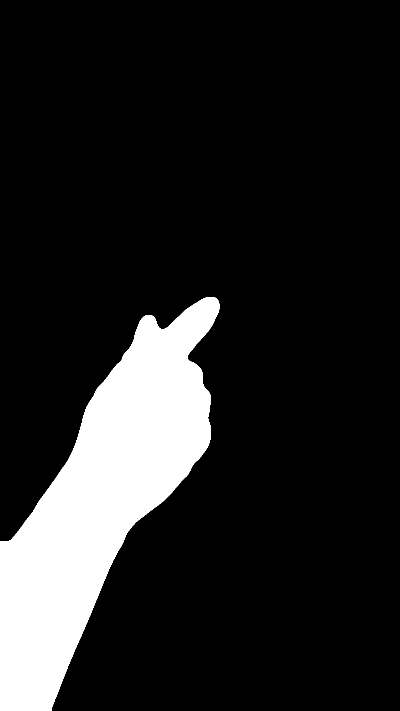
#> input picture ugc/fusou-vanity/v3ab/hand_mask.png, 800 x 1422 px, given in place of BEDROOM_WIDE_drive_v2.png, which was not available (shown at 1/2 size)
$ python hand_bedroom.py hand_mask.png hand_mask.png 1.0 hand_mask.png 1.0
#> lines starting #> are read from the running program, lines starting #| are printed output that depends on the picture; after the words box and inside, x2 and y2 are one past the last pixel; in counts of white or black regions, pixels touching at a corner belong together; pictures that were not available may be replaced by others from this repository, and a replacement may not be noted
"""Free pointing-hand clips on the REAL BEDROOM wide (stills/BEDROOM_WIDE_drive_v2.png, from the approved Drive Video 2). Ralph 2026-10-04: all free.
The small hand (Grace's hand from stills/P1.png, eroded mask, no halo) slides in from the frame edge, points at the lit mirror (P1, left edge) or the full-length mirror (P2, right edge), holds, slides out.
2.5D move: background and hand zoom at different rates (parallax) + slight handheld sway. Camera never reveals a forearm: the wrist sits on the frame edge.
  python3 v3ab/hand_bedroom.py P1 clips/P1_O1.mp4 3.0 clips/O1.mp4 0   (hand over a 3D clip)  |  python3 v3ab/hand_bedroom.py P1 clips/P1_bed.mp4 4.0     |     python3 v3ab/hand_bedroom.py P2 clips/P2_bed.mp4 2.0   (run from ugc/fusou-vanity)"""
import math, subprocess, sys
import cv2, numpy as np
which, out, dur = sys.argv[1], sys.argv[2], float(sys.argv[3]); W, H, FPS = 720, 1280, 24
VID = sys.argv[4] if len(sys.argv) > 4 else None; VSS = float(sys.argv[5]) if len(sys.argv) > 5 else 0.0   # 2026-10-05 motion redo: hand over a REAL 3D camera clip (the hand moves with the camera, like the hand of whoever holds the phone)
cap = None
if VID: cap = cv2.VideoCapture(VID); cap.set(cv2.CAP_PROP_POS_FRAMES, round(VSS * FPS))
BG = cv2.imread("stills/BEDROOM_WIDE_drive_v2.png"); P = cv2.imread("stills/P1.png"); Hm = cv2.imread("v3ab/hand_mask.png", 0)
#> further down, BG is the input picture: shape (1422, 800, 3); 13.9% white; 1 white region, box (x1, y1, x2, y2) and area: (0, 594, 439, 1422) 157789
S, ANG, A = 0.495, -20, (230, 1000)                                           # scale into the 720x1280 frame; rotate the finger toward the mirror; wrist anchor in P1 coords
dst = (-6, 820) if which == "P1" else (-6, 820)
M = cv2.getRotationMatrix2D(A, ANG, S); M[0, 2] += dst[0] - A[0]; M[1, 2] += dst[1] - A[1]
hp = cv2.warpAffine(P, M, (W, H), flags=cv2.INTER_AREA); hm = (cv2.warpAffine(Hm, M, (W, H), flags=cv2.INTER_AREA) > 127).astype(np.uint8)
#> after `hp = cv2.warpAffine(P, M, (W, H), flags=cv2.INTER_AREA)`:
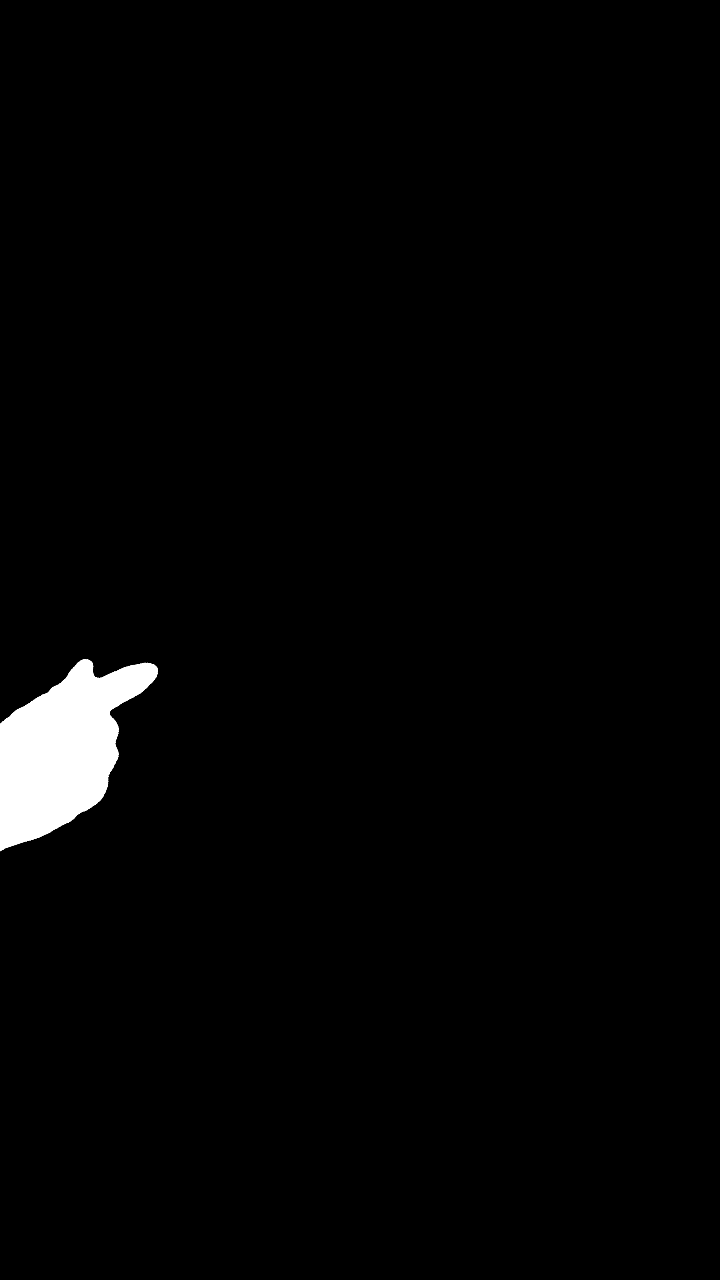
#> hp: shape (1280, 720, 3); min 0, max 255, mean 4.7
#> after `hm = (cv2.warpAffine(Hm, M, (W, H), flags=cv2.INTER_AREA) > 127).astyp`: hm: shape (1280, 720); values 0 (black) and 1 (white), 1.8% white; 1 white region, box (x1, y1, x2, y2) and area: (0, 659, 158, 851) 17027
hm = cv2.erode(hm, cv2.getStructuringElement(cv2.MORPH_ELLIPSE, (19, 19)))
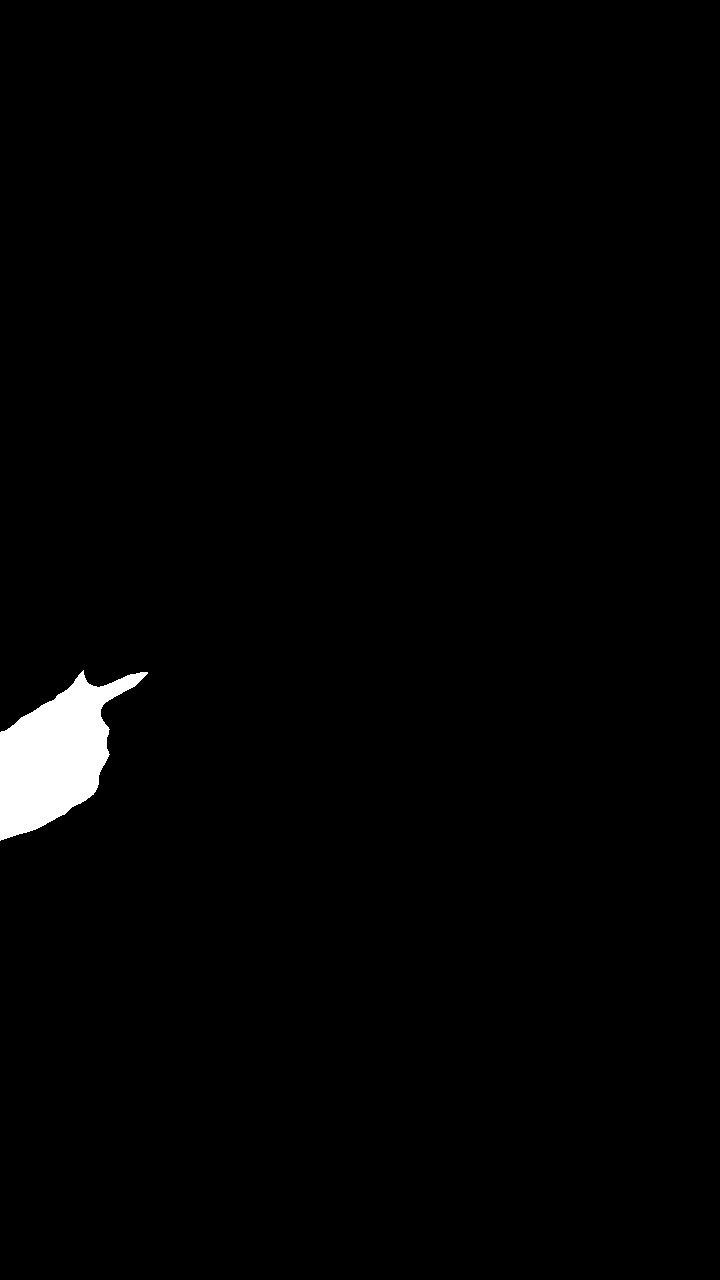
#> hm: shape (1280, 720); values 0 (black) and 1 (white), 1.4% white; 1 white region, box (x1, y1, x2, y2) and area: (0, 670, 148, 841) 12831
hsv = cv2.cvtColor(hp, cv2.COLOR_BGR2HSV); white = ((hsv[..., 2] > 195) & (hsv[..., 1] < 45)).astype(np.uint8)          # near-white patches = the old photo showing through (knuckle gaps, rim): not skin
#> after `hsv = cv2.cvtColor(hp, cv2.COLOR_BGR2HSV)`: hsv: shape (1280, 720, 3); mean H, S, V 0, 0, 4.7
#> after `white = ((hsv[..., 2] > 195) & (hsv[..., 1] < 45)).astype(np.uint8)`: white: shape (1280, 720); values 0 (black) and 1 (white), 1.8% white; 1 white region, box (x1, y1, x2, y2) and area: (0, 659, 158, 851) 16951
core = cv2.erode(hm, cv2.getStructuringElement(cv2.MORPH_ELLIPSE, (25, 25)))                                              # deep inside the hand: keep everything (white French tips!)
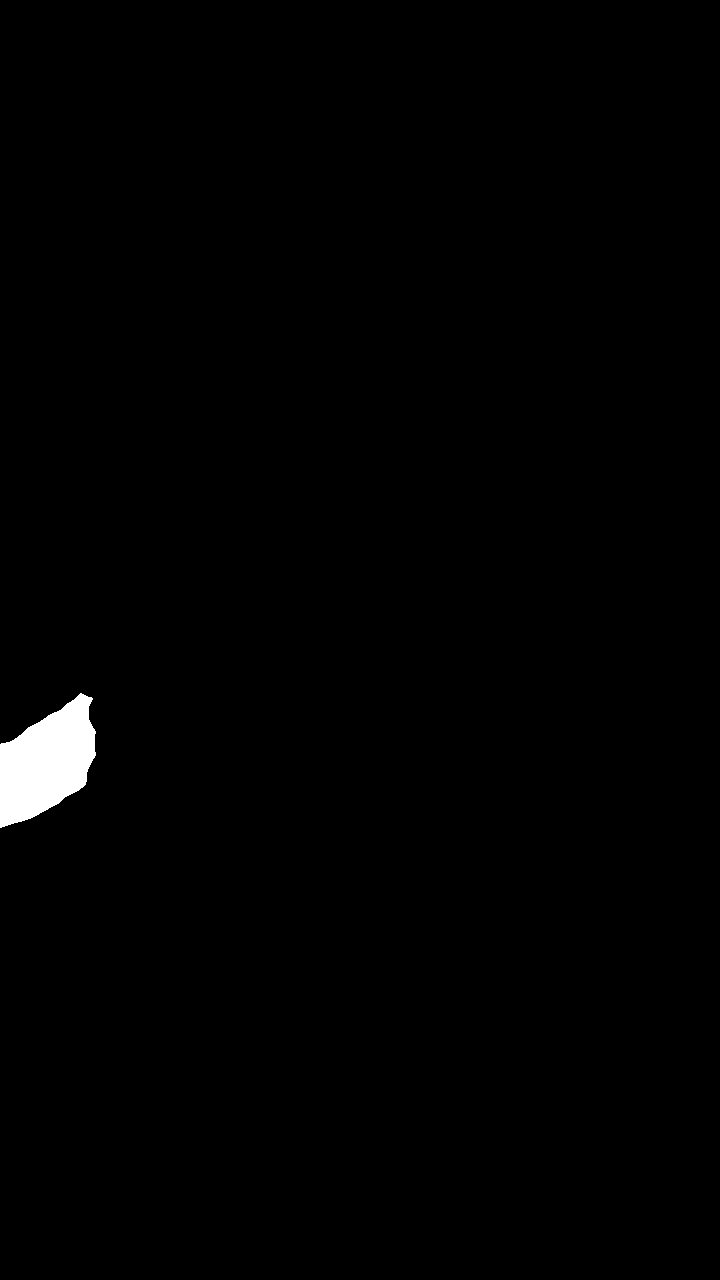
#> core: shape (1280, 720); values 0 (black) and 1 (white), 0.9% white; 1 white region, box (x1, y1, x2, y2) and area: (0, 693, 96, 828) 8287
white = cv2.dilate(white, cv2.getStructuringElement(cv2.MORPH_ELLIPSE, (5, 5))) * (1 - core); hm = hm * (1 - white)
#> after `white = cv2.dilate(white, cv2.getStructuringElement(cv2.MORPH_ELLIPSE,`:
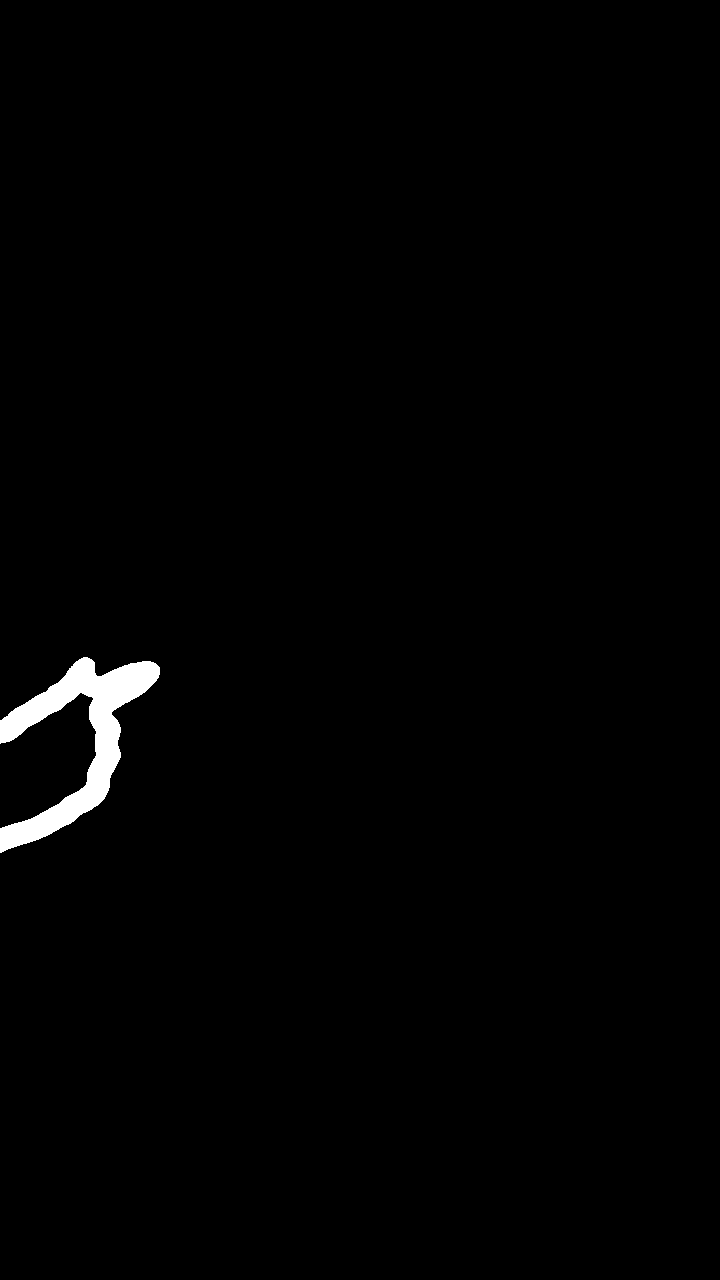
#> white: shape (1280, 720); values 0 (black) and 1 (white), 1% white; 1 white region, box (x1, y1, x2, y2) and area: (0, 657, 160, 853) 9631
hm = cv2.GaussianBlur(hm.astype(np.float32), (0, 0), 0.8)
if which == "P2": hp, hm = cv2.flip(hp, 1), cv2.flip(hm, 1)                    # right edge, pointing up-left
side = -1 if which == "P1" else 1                                                # slide-in direction offset sign
#> (the run stopped early here; a loop or call above may not have finished)
